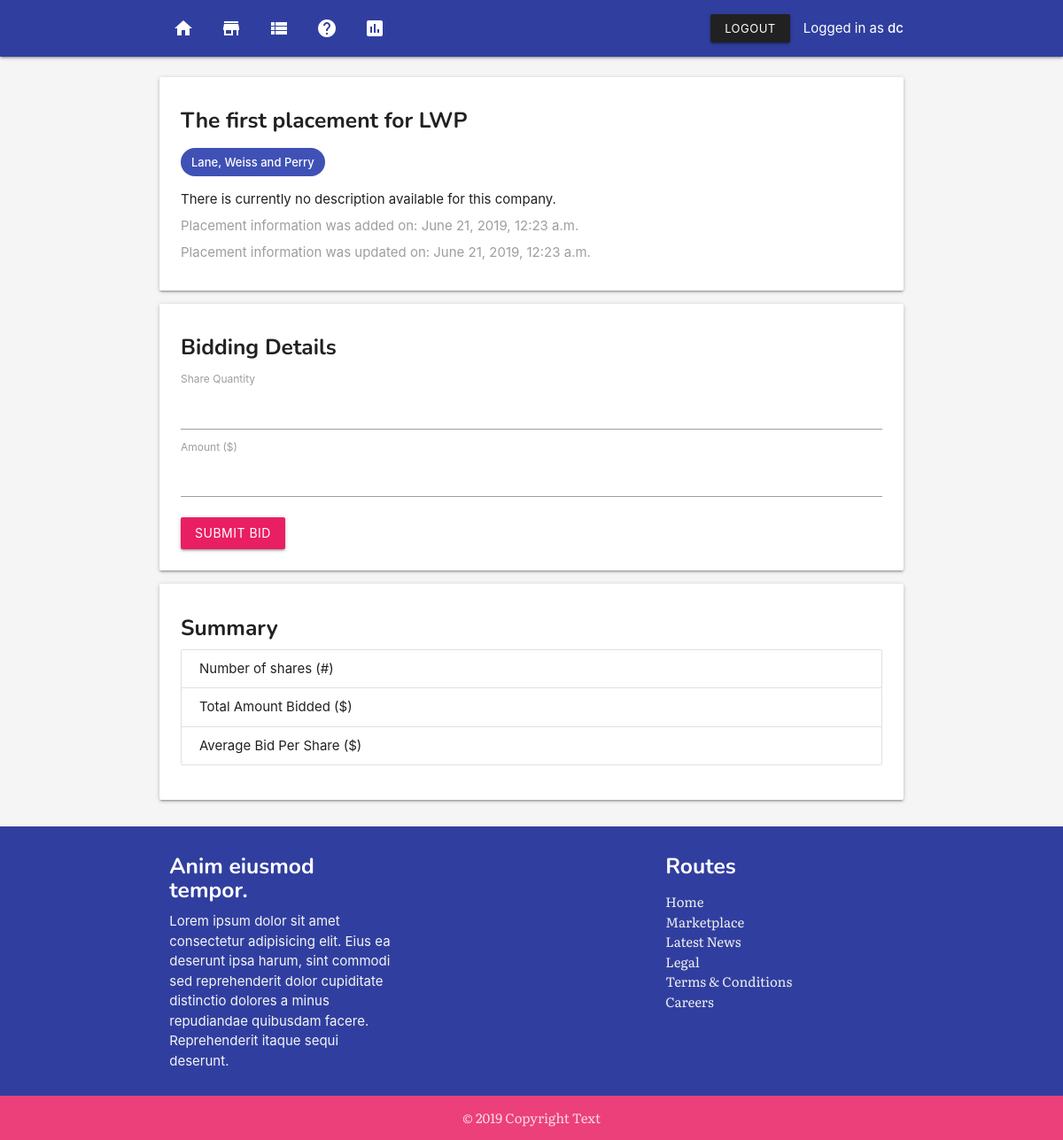
Page /marketplace/the-first-placement-for-lwp-1/ (signed in) on the committed database.
### app/models.py (models this page shows, shortened)
class Placement(models.Model):
    placement_title = models.CharField(max_length=255)
    placement_slug = models.SlugField()
    placement_company = models.ForeignKey(Company, on_delete=models.CASCADE)
    placement_created = models.DateTimeField(auto_now_add=True)
    placement_modified = models.DateTimeField(auto_now=True)

class Company(models.Model):
    company_name = models.CharField(max_length=255)
    company_address = models.CharField(max_length=255)
    company_description = models.TextField(default="There is currently no description available for this company.")
    company_created = models.DateTimeField(auto_now_add=True)
    company_modified = models.DateTimeField(auto_now=True)
    def __str__(self):
        return self.company_name

### app/views.py (the view, shortened to what this page needs)
# urls.py: path('marketplace/<placement_slug>/', views.placement_detail, name='placement-detail'),
@login_required
def placement_detail(request, placement_slug):
    user_last = User.objects.all().last()
    placement = get_object_or_404(Placement, placement_slug=placement_slug)
    context = {'placement': placement}
    return render(request, 'placement_detail.html', context)

### templates/placement_detail.html (shortened to what this page needs)
{% extends 'base.html' %}
{% block content %}
{% include 'nav.html' %}
<section class="section">
    <section class="container">
            <div class="card">
                    <div class="card-content">
                        <h5>{{ placement.placement_title }}</h5>
                        <p class="chip indigo white-text">{{ placement.placement_company }}</p>
                        <p>{{placement.placement_company.company_description}}</p>
                        <p class="grey-text">Placement information was added on: {{ placement.placement_created }}</p>
                        <p class="grey-text">Placement information was updated on: {{ placement.placement_modified }}</p>
                    </div>
                </div>
       <div class="card">
           <div class="card-content">
               <form action="" method="POST" class="form">
               <h5>Bidding Details</h5>
               <label for="">
                   Share Quantity
               </label>
               <input name="quantity" required id="quantity" type="number" min=1>
               <label for="">
                   Amount ($)
               </label>
               <input name="amount" required id="amount" type="number" min=1>
               <button type="submit" style="margin-top: 1rem;" class="btn pink waves-effect waves-light">Submit Bid</button>
            </form>
           </div>
       </div>
       <div class="card">
            <div class="card-content">
                <h5>Summary</h5>
                <ul class="collection">
                    <li class="collection-item">Number of shares (#)
                    </li>
                    <li class="collection-item">Total Amount Bidded ($)
                    </li>
                    <li class="collection-item">Average Bid Per Share ($)
                    </li>
                </ul>
            </div>
        </div>
    </section>
</section>
{% include 'footer.html' %}
{% endblock content %}

### templates/nav.html (shortened to what this page needs)
<nav>
<div class="nav-wrapper indigo darken-2">
    <div class="container">
    <ul class="left hide-on-med-and-down">
            <li><a href="{% url 'app:home' %}"><i class="material-icons">home</i></a></li>
        <li><a href="{% url 'app:placements' %}"><i class="material-icons">store</i></a></li>
        <li><a href="{% url 'app:bid-summary' %}"><i class="material-icons">view_list</i></a></li>
        <li><a href="{% url 'app:about' %}"><i class="material-icons">help</i></a></li>
        <li><a href="{% url 'app:dashboard' %}"><i class="material-icons">insert_chart</i></a></li>
    </ul>
    <ul class="right hide-on-med-and-down">
            {% if user.is_authenticated %}
            <li><a class="btn-small waves-effect waves-light grey darken-4" href="{% url 'app:logout' %}">Logout</a></li>
            <li>Logged in as <strong>{{ user.username }}</strong></li>
        {% endif %}
    </ul>
</div>
</div>
</nav>

### templates/base.html (style rules this page uses)
p { margin-top: 0.5rem !important; margin-bottom: 0.5rem!important; }
h1, h2, h3, h4, h5, h6 { margin-top: .5em !important; font-family: 'Nunito', sans-serif; font-weight: bold; }
body { display: flex; min-height: 100vh; flex-direction: column; }

### rows in the picture
Placement: placement_title "The first placement for LWP", placement_company "Lane, Weiss and Perry", placement_company.company_description "There is currently no description available for this company.", placement_created "June 21, 2019, 12:23 a.m.", placement_modified "June 21, 2019, 12:23 a.m."

### other values in the picture
{{ user.username }} "dc"
